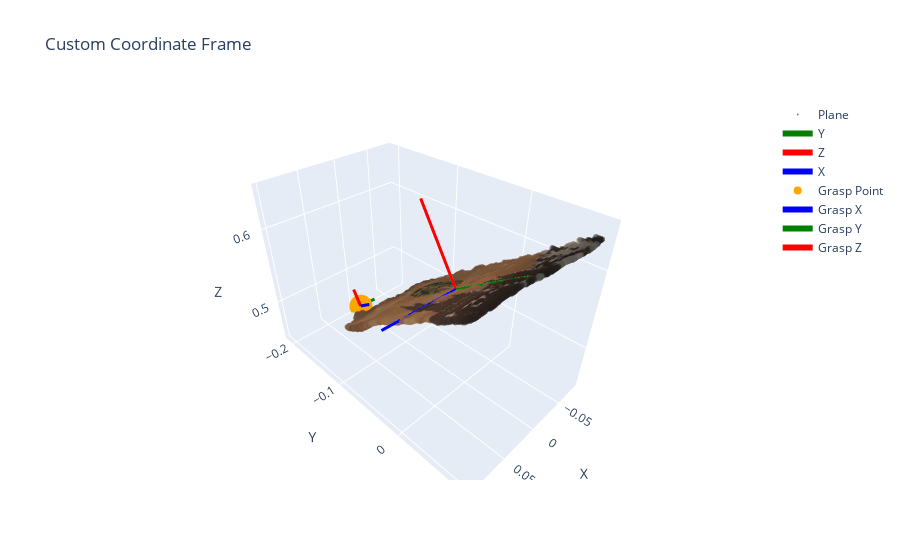

The cell this chart's notebook holds for it:
### Code cell
# 可视化抓取点 6 dof
# 抓取点在平面中点延长边的负方向平移指定距离处
center_point = origin - y_axis * (length_long / 2 + length_long / 3)  # 抓取点位置
# 抓取点四元数方向
# 绕自己的z轴转180度
gx_axis = x_axis
gy_axis = y_axis
gz_axis = z_axis

rotation_matrix = np.column_stack((gx_axis, gy_axis, gz_axis))
# 再绕旋转后的x轴转90度
rotation_matrix_90 = R_scipy.from_euler('z', 90, degrees=True).as_matrix()
rotation_matrix = rotation_matrix @ rotation_matrix_90
gx_axis, gy_axis, gz_axis = rotation_matrix[:,0], rotation_matrix[:,1], rotation_matrix[:,2]
r = R_scipy.from_matrix(rotation_matrix)
quaternion = r.as_quat()  # (x, y, z, w)
print("抓取点位置 (m):", center_point)
print("抓取点四元数 (x, y, z, w):", quaternion)
# 可视化抓取点 6 dof

# 抓取点位置
fig.add_trace(go.Scatter3d(
    x=[center_point[0]],
    y=[center_point[1]],
    z=[center_point[2]],
    mode='markers',
    marker=dict(color='orange', size=8),
    name='Grasp Point'
))
# 抓取点方向（坐标轴）
GRASP_AXIS_LENGTH = 0.025  # 5 cm
fig.add_trace(go.Scatter3d(
    x=[center_point[0], center_point[0] + gx_axis[0] * GRASP_AXIS_LENGTH],
    y=[center_point[1], center_point[1] + gx_axis[1] * GRASP_AXIS_LENGTH],
    z=[center_point[2], center_point[2] + gx_axis[2] * GRASP_AXIS_LENGTH],
    mode='lines',
    line=dict(color='blue', width=6),
    name='Grasp X'
))
fig.add_trace(go.Scatter3d(
    x=[center_point[0], center_point[0] + gy_axis[0] * GRASP_AXIS_LENGTH],
    y=[center_point[1], center_point[1] + gy_axis[1] * GRASP_AXIS_LENGTH],
    z=[center_point[2], center_point[2] + gy_axis[2] * GRASP_AXIS_LENGTH],
    mode='lines',
    line=dict(color='green', width=6),
    name='Grasp Y'
))
fig.add_trace(go.Scatter3d(
    x=[center_point[0], center_point[0] + gz_axis[0] * GRASP_AXIS_LENGTH],
    y=[center_point[1], center_point[1] + gz_axis[1] * GRASP_AXIS_LENGTH],
    z=[center_point[2], center_point[2] + gz_axis[2] * GRASP_AXIS_LENGTH],
    mode='lines',
    line=dict(color='red', width=6),
    name='Grasp Z'
))

### Figure 1 — Plotly figure (JSON) as saved in the notebook; plotly's stock layout.template omitted (floating-point values rounded to 4 significant figures; data arrays with more than 128 entries replaced by an {"elided": "..."} marker saying what was removed)
{"data": [{"marker": {"color": {"elided": "24698x3 int values"}, "opacity": 0.5, "size": 2}, "mode": "markers", "name": "Plane", "type": "scatter3d", "x": {"elided": "24698 float values"}, "y": {"elided": "24698 float values"}, "z": {"elided": "24698 float values"}}, {"line": {"color": "green", "width": 6}, "mode": "lines", "name": "Y", "type": "scatter3d", "x": [-0.0001374, 0.0004529], "y": [-0.02063, 0.06261], "z": [0.564, 0.6194]}, {"line": {"color": "red", "width": 6}, "mode": "lines", "name": "Z", "type": "scatter3d", "x": [-0.0001374, -0.003738], "y": [-0.02063, -0.076], "z": [0.564, 0.6472]}, {"line": {"color": "blue", "width": 6}, "mode": "lines", "name": "X", "type": "scatter3d", "x": [-0.0001374, 0.0998], "y": [-0.02063, -0.02311], "z": [0.564, 0.5667]}, {"marker": {"color": "orange", "size": 8}, "mode": "markers", "name": "Grasp Point", "type": "scatter3d", "x": [-0.001366], "y": [-0.1938], "z": [0.4487]}, {"line": {"color": "blue", "width": 6}, "mode": "lines", "name": "Grasp X", "type": "scatter3d", "x": [-0.001366, -0.001218], "y": [-0.1938, -0.173], "z": [0.4487, 0.4625]}, {"line": {"color": "green", "width": 6}, "mode": "lines", "name": "Grasp Y", "type": "scatter3d", "x": [-0.001366, -0.02635], "y": [-0.1938, -0.1932], "z": [0.4487, 0.448]}, {"line": {"color": "red", "width": 6}, "mode": "lines", "name": "Grasp Z", "type": "scatter3d", "x": [-0.001366, -0.002266], "y": [-0.1938, -0.2077], "z": [0.4487, 0.4695]}], "layout": {"scene": {"aspectmode": "data", "xaxis": {"title": {"text": "X "}}, "yaxis": {"title": {"text": "Y "}}, "zaxis": {"title": {"text": "Z "}}}, "title": {"text": "Custom Coordinate Frame"}}}
